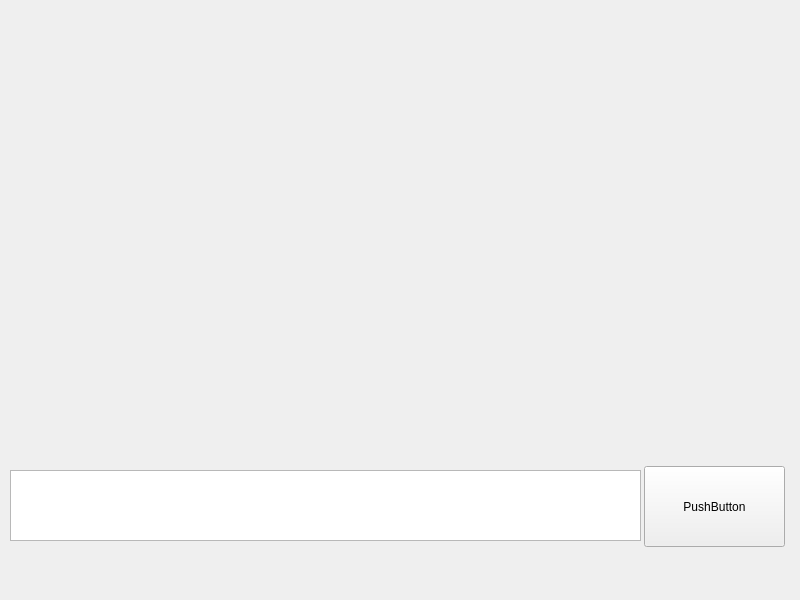
<?xml version="1.0" encoding="UTF-8"?>
<ui version="4.0">
 <class>window</class>
 <widget class="QMainWindow" name="window">
  <property name="geometry">
   <rect>
    <x>0</x>
    <y>0</y>
    <width>800</width>
    <height>600</height>
   </rect>
  </property>
  <property name="windowTitle">
   <string>MainWindow</string>
  </property>
  <widget class="QWidget" name="grid">
   <widget class="QTextEdit" name="entry">
    <property name="geometry">
     <rect>
      <x>10</x>
      <y>470</y>
      <width>631</width>
      <height>71</height>
     </rect>
    </property>
   </widget>
   <widget class="QPushButton" name="button">
    <property name="geometry">
     <rect>
      <x>644</x>
      <y>466</y>
      <width>141</width>
      <height>81</height>
     </rect>
    </property>
    <property name="text">
     <string>PushButton</string>
    </property>
   </widget>
  </widget>
 </widget>
 <resources/>
 <connections/>
</ui>
